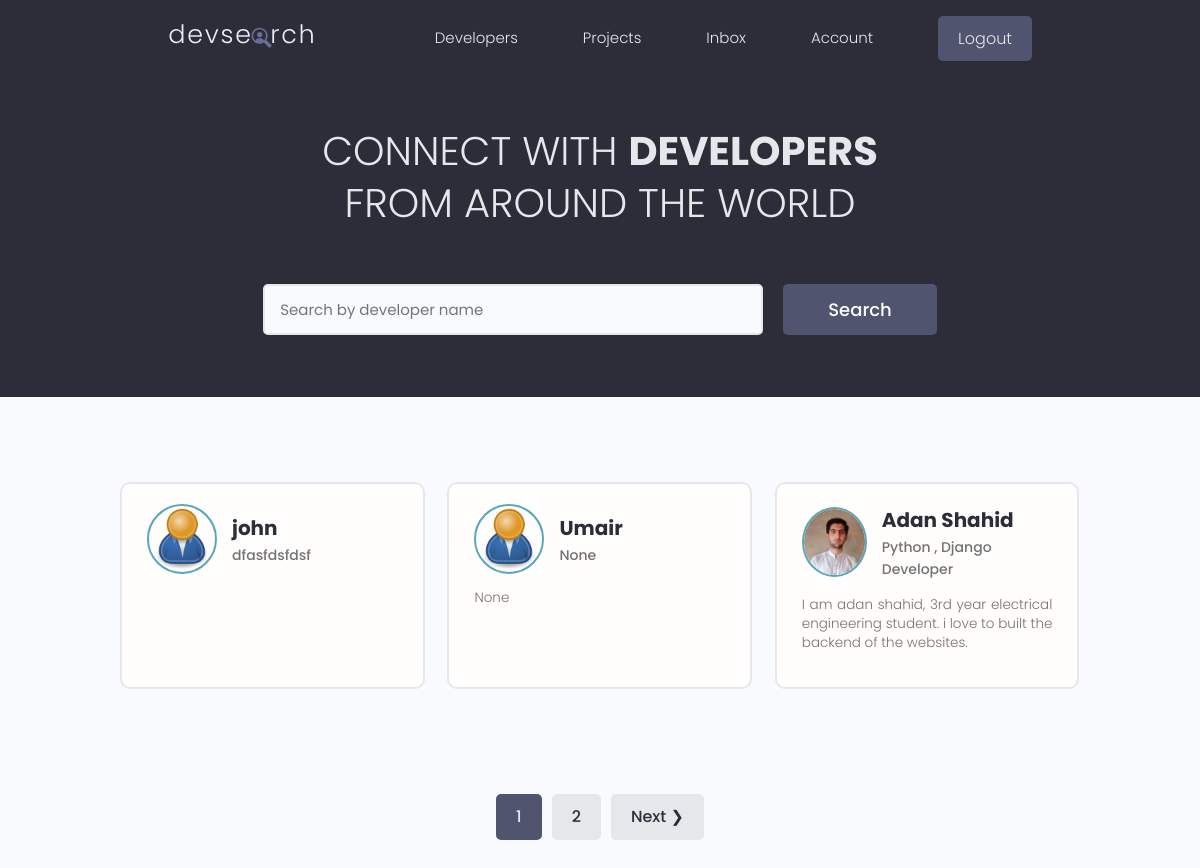
The app's page / (signed in) with its own data.
### users/models.py (models this page shows, shortened)
class Profile(models.Model):
    user = models.OneToOneField(User, on_delete=models.CASCADE, null=True, blank=True)
    username = models.CharField(max_length=200, blank=True, null=True)
    location = models.CharField(max_length=200, blank=True, null=True)
    name = models.CharField(max_length=200, blank=True, null=True)
    email = models.EmailField(max_length=500, blank=True, null=True,)
    short_intro = models.CharField(max_length=200, blank=True, null=True)
    bio = models.TextField(blank=True, null=True)
    profile_image = models.ImageField(null=True, blank=True, upload_to='profiles/', default= "profiles/user-default.png")
    social_github = models.CharField(max_length=200, blank=True, null=True)
    social_twitter = models.CharField(max_length=200, blank=True, null=True)
    social_youtube = models.CharField(max_length=200, blank=True, null=True)
    social_linkedin = models.CharField(max_length=200, blank=True, null=True)
    social_website = models.CharField(max_length=200, blank=True, null=True)
    created = models.DateTimeField(auto_now_add=True)
    id = models.UUIDField(default=uuid.uuid4, unique=True, primary_key=True, editable=False)

### users/views.py (the view)
# urls.py: path('', views.profiles, name="profiles"),
def profiles(request):
    profiles, text = searchProfiles(request)
    custom_range, profiles = paginateProfiles(request, profiles, 3)
    context = {'profiles':profiles,
               'text':text,
               'custom_range':custom_range}
    return render(request, 'users/profiles.html', context)

### users/utils.py (called while the page is built)
def paginateProfiles(request, profiles, results):
    page = request.GET.get('page')
    paginator = Paginator(profiles, results)
    try:
        profiles = paginator.page(page)
    except PageNotAnInteger:
        page = 1
        profiles = paginator.page(page)
    except EmptyPage:
        page = paginator.num_pages
        profiles = paginator.page(page)
    leftIndex = (int(page) - 4)
    if leftIndex < 1:
        leftIndex = 1
    rightIndex = (int(page) + 5)
    if rightIndex > paginator.num_pages:
        rightIndex = paginator.num_pages + 1
    custom_range = range(leftIndex,rightIndex)
    return custom_range, profiles

def searchProfiles(request):
    text = ''
    if request.GET.get('text'):
        text = request.GET.get('text')
    skills = Skill.objects.filter(name__icontains= text) # we querying the skills
    profiles = Profile.objects.distinct().filter(Q(name__icontains=text) |
                                                 Q(short_intro__icontains=text) |
                                                 Q(skill__in= skills))
    return profiles, text

### users/templates/users/profiles.html (shortened to what this page needs)
{% extends 'main.html' %}
{% block content1 %}
<main class="home">
    <section class="hero-section text-center">
      <div class="container container--narrow">
        <div class="hero-section__box">
          <h2>CONNECT WITH <span>DEVELOPERS</span></h2>
          <h2>FROM AROUND THE WORLD</h2>
        </div>
        <div class="hero-section__search">
          <form class="form" action="{% url 'profiles' %}" method="get">
            <div class="form__field">
              <input class="input input--text" id="formInput#search" type="text" name="text"
                value="{{text}}"   placeholder="Search by developer name" />
            </div>
            <input class="btn btn--sub btn--lg" type="submit" value="Search" />
          </form>
        </div>
      </div>
    </section>
    <section class="devlist">
      <div class="container">
        <div class="grid grid--three">
           {% for profile in profiles %}
            <div class="column card">
            <div class="dev">
              <a href="{% url 'user-profile' profile.id %}" class="card__body">
                <div class="dev__profile">
                  <img class="avatar avatar--md" src="{{ profile.profile_image.url }}" alt="image" />
                  <div class="dev__meta">
                    <h3>{{profile.name}}</h3>
                    <h5>{{profile.short_intro|slice:"60"}}</h5>
                  </div>
                </div>
                <p class="dev__info">{{profile.bio|slice:"150"}}</p>
              </a>
            </div>
          </div>
          {% endfor %}
        </div>
      </div>
    </section>
    {% include 'pagination.html' with queryset=profiles custom_range=custom_range %}
  </main>
{% endblock content1 %}

### static/styles/app.css (style rules this page uses)
:root { --color-sub: #2d2d39; }
.btn--sub { background-color: var(--color-sub-light); }
.card { border: 2px solid var(--color-light); }
img { width: 100%; }
.hero-section { height: 40vh; display: flex; align-items: center; background-color: var(--color-sub); }
.hero-section__box { margin-bottom: 4rem; }
.hero-section__box > h2, .hero-section__box > h2 > span { font-size: 4rem; color: var(--color-light); line-height: 1.3; text-transform: uppercase; }
.hero-section__box > h2 { font-weight: 300; }
.hero-section__box > h2 > span { font-weight: 700; }
.hero-section__search > .form { display: flex; align-items: center; justify-content: center; gap: 2rem; }
.hero-section__search > .form input.input--text { width: 50rem; }
.devlist { margin-top: 8rem; }
.devlist .grid { align-items: stretch; }
.devlist .dev .dev__profile { display: flex; align-items: center; gap: 1.5rem; }
.devlist .dev .dev__meta h3 { color: var(--color-sub); font-size: 2rem; font-weight: 700; }
.devlist .dev .dev__meta h5 { color: var(--color-text); font-size: 1.4rem; font-weight: 500; }
.devlist .dev .dev__info { margin: 1.5rem 0; font-size: 1.35rem; line-height: 1.4; text-align: justify; }

### static/uikit/styles/modules/_variables.css (style rules this page uses)
:root { --color-main: #5aa5b9; --color-main-light: #e6faff; --color-sub: #3f4156; --color-sub-light: #51546e; --color-sub-lighter: #ededfd; --color-text: #737373; --color-gray: #8b8b8b; --color-light: #e5e7eb; --color-light-gray: #767676; --color-bg: #f8fafd; --color-white: #fffefd; --color-white-light: #f3f3f3; --color-success: #359e64; --color-success-bg: #def8e8; --color-error: #fc4b0b; --color-error-bg: #fff2ee; --font-base: 'Poppins', arial, helvetica, 'Segoe UI', roboto, ubuntu, sans-serif; --font-monospace: 'Fira Code', 'Courier New', courier, monospace; --font-regular: 300; --font-medium: 500; --font-bold: 700; --generic-shadow: 1px 1px 5px #00000010; --generic-transition: all 0.3s ease-in-out; }

### static/uikit/styles/modules/_base.css (style rules this page uses)
* { margin: 0; padding: 0; box-sizing: border-box; text-rendering: optimizeLegibility; color: inherit; font-size: inherit; }
html { font-size: 50%; }
@media only screen and (min-width: 480px) { html { font-size: 56.25%; } }
@media only screen and (min-width: 1200px) { html { font-size: 62.5%; } }
body { line-height: 1.6; font-weight: 400; font-size: 1.5rem; color: var(--color-text); background-color: var(--color-bg); min-height: 100vh; }

### static/uikit/styles/modules/_typography.css (style rules this page uses)
* { font-family: var(--font-base); }
h2 { font-size: 3.6rem; font-weight: var(--font-bold); }
h3 { font-size: 3.2rem; font-weight: var(--font-medium); }
h5 { font-size: 2.4rem; font-weight: var(--font-medium); }
h5, h6 { font-weight: var(--font-regular); }
p, span, strong { font-size: 1.6rem; color: var(--color-text); font-weight: var(--font-regular); }
a { padding-bottom: 2px; text-decoration: none; display: inline-block; color: var(--color-main); font-weight: var(--font-medium); }

### static/uikit/styles/modules/_utilities.css (style rules this page uses)
.container { width: 92%; max-width: 165rem; margin: 0 auto; box-sizing: border-box; }
.container--narrow { width: 92%; max-width: 120rem; }
@media screen and (min-width: 1000px) { .container { width: 90%; } }
@media screen and (min-width: 1000px) { .container--narrow { width: 85%; } }
@media screen and (min-width: 1200px) { .container { width: 80%; } }
@media screen and (min-width: 1200px) { .container--narrow { width: 72%; } }
.text-center { text-align: center; }

### static/uikit/styles/modules/_avatar.css (style rules this page uses)
.avatar { border-radius: 50%; border: 2px solid var(--color-main); object-fit: cover; }
.avatar--md { height: 7rem; width: 7rem; }

### static/uikit/styles/modules/_button.css (style rules this page uses)
.btn { display: inline-block; position: relative; cursor: pointer; background-color: var(--color-light); font-weight: var(--font-medium); color: var(--color-sub); text-decoration: none; padding: 1rem 2rem; border-radius: 0.5rem; border: none; width: -webkit-fit-content; width: -moz-fit-content; width: fit-content; height: -webkit-fit-content; height: -moz-fit-content; height: fit-content; font-size: 1.6rem; outline-width: 0; outline-color: transparent; -webkit-backface-visibility: hidden; backface-visibility: hidden; transition: all 0.3s ease-in-out; }
.btn--sub { background-color: var(--color-sub); color: var(--color-white); }
.btn--lg { font-size: 1.8rem; padding: 1.2rem 4.5rem; }

### static/uikit/styles/modules/_card.css (style rules this page uses)
.card { border-radius: 1rem; background-color: var(--color-white); border: 1.5px solid var(--color-light); width: auto; height: auto; margin-top: 0.5rem; margin-bottom: 0.5rem; overflow: hidden; }
.card__body, .card__header { padding: 2rem 2.5rem; }

### records on screen
Profile: profile_image (placeholder picture), name "john", short_intro "dfasfdsfdsf"
Profile: profile_image (placeholder picture), name "Umair", short_intro "None", bio "None"
Profile: profile_image (picture), name "Adan Shahid", short_intro "Python , Django Developer", bio "I am adan shahid, 3rd year electrical engineering student. i love to built the backend of the websites."

### other values on screen
{{ page }} "1"
{{ page }} "2"
